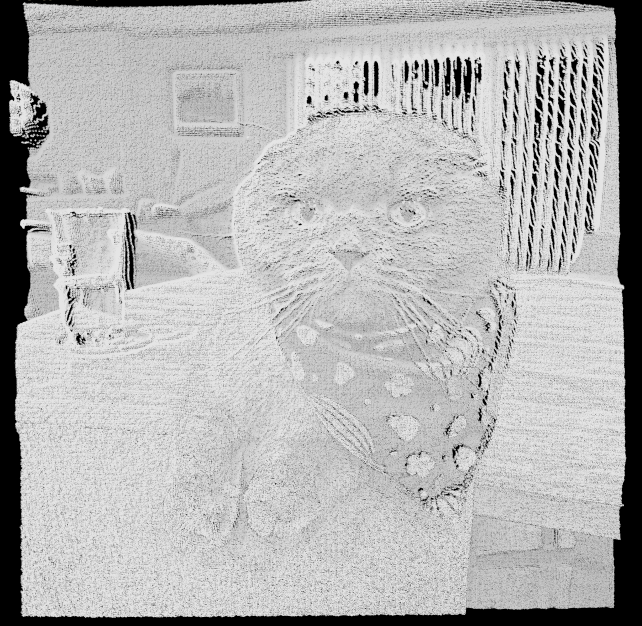
#> input picture examples/Frank242Katoms.png, 1284 x 1252 px (shown at 1/2 size)
$ python photo2mae.py --img examples/Frank242Katoms.png
#> lines starting #> are read from the running program, lines starting #| are printed output that depends on the picture
import argparse
import random
import math
import os
from PIL import Image, ImageFilter, ImageStat

def generate_mae_from_img(args):
    try:
        img = Image.open(args.img).convert('RGB')
    except Exception as e:
        print(f"Error: {e}")
        return 0

    # 1. AUTO-ADJUST BASELINE
    applied_gamma = args.gamma
    applied_contrast = args.contrast
    if args.auto:
        stat = ImageStat.Stat(img.convert('L'))
        mean_v = stat.mean[0]
        applied_gamma = math.log(128/255) / math.log(max(1, mean_v)/255)
        applied_gamma = max(0.6, min(1.8, applied_gamma))
        applied_contrast = 25.0
        print(f"-> Auto-Pilot: G={applied_gamma:.2f}, C={applied_contrast:.1f}")

    if args.denoise:
        img = img.filter(ImageFilter.MedianFilter(size=3))

    img.thumbnail((450, 450))
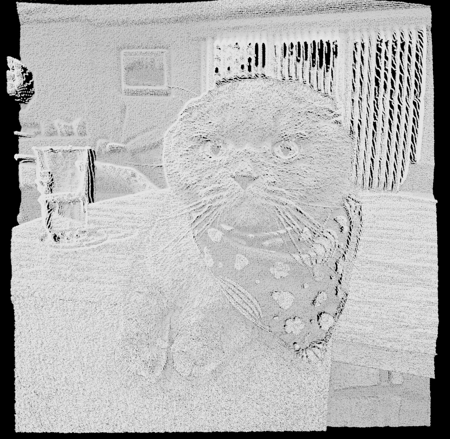
#> img: PIL image 450x439 RGB; mean R, G, B 179.2, 179.2, 179.2
    width, height = img.size
#> width = 450; height = 439
    pixels = img.load()
    atom_data = []
    atom_idx = 1

    print(f"-> Sculpting {width}x{height} image into High-Fidelity .mae structure...")
#> (printed output is left out)

    f = (259 * (applied_contrast + 255)) / (255 * (259 - applied_contrast))

    for y in range(height):
        for x in range(width):
            r, g, b = pixels[x, y]
            if r > 252 and g > 252 and b > 252: continue

            rc, gc, bc = [max(0, min(255, int(f * (c - 128) + 128))) for c in (r, g, b)]
            rn, gn, bn = [(max(0, min(255, int(255 * (c/255)**applied_gamma))) / 255.0) for c in (rc, gc, bc)]

            hex_color = "{:02x}{:02x}{:02x}".format(int(rn*255), int(gn*255), int(bn*255)).upper()

            brightness = (rn + gn + bn) / 3.0
            pos_x = (x - width/2) * 0.1 * args.scale
            pos_y = (height/2 - y) * 0.1 * args.scale
            z_val = brightness * args.depth * args.scale

            z_range = [z_val] if args.mode == "project" else range(-int(z_val*3), int(z_val*3) + 1)

            for z_step in z_range:
                if args.mode == "voxel" and args.hollow and 1 < z_step < len(z_range)-1: continue
                pos_z = z_step * 0.1 * args.scale if args.mode == "voxel" else z_val
                jx, jy, jz = [p + random.uniform(-args.jitter, args.jitter) * args.scale for p in (pos_x, pos_y, pos_z)]

                # --- NATIVE HIGH-FIDELITY SCHEMA (25 COLUMNS) ---
                serial = 50000 + atom_idx
                atom_line = (f" {atom_idx:>7} 3 {jx:10.4f} {jy:10.4f} {jz:10.4f} 1 \"A\" 1 \"    \" \" C  \" 6 3 "
                             f"{hex_color} C{serial} 0 3 \"\" 2 \"\" {serial} {bn:.4f} {gn:.4f} {rn:.4f} 1 1 IMG")
                atom_data.append(atom_line)
                atom_idx += 1
#> after the loop, atom_data = 197550 items; atom_idx = 197551

    # --- RESTORED METADATA FEATURE ---
    metadata = f"M:{args.mode}|D:{args.depth}|G:{applied_gamma:.1f}|C:{applied_contrast:.0f}|H:{args.hollow}"

    header = f"""{{
 s_m_m2io_version
 :::
 2.0.0
}}
f_m_ct {{
 s_m_title
 s_m_entry_id
 s_m_entry_name
 i_m_ct_format
 :::
 "{metadata}"
 1
 "{metadata}"
  2
 m_atom[{len(atom_data)}] {{
  i_m_mmod_type
  r_m_x_coord
  r_m_y_coord
  r_m_z_coord
  i_m_residue_number
  s_m_chain_name
  i_m_color
  s_m_pdb_residue_name
  s_m_pdb_atom_name
  i_m_atomic_number
  i_m_representation
  s_m_color_rgb
  s_m_atom_name
  i_m_secondary_structure
  i_m_ribbon_color
  s_m_label_format
  i_m_label_color
  s_m_label_user_text
  i_pdb_PDB_serial
  r_m_color_blue
  r_m_color_green
  r_m_color_red
  r_m_pdb_occupancy
  r_m_pdb_tfactor
  s_m_residue_name
  :::
"""
    footer = """
  :::
 }
 m_bond[0] {
  i_m_from
  i_m_to
  i_m_order
  :::
  :::
 }
}"""

    with open(args.out, 'w') as f_out:
        f_out.write(header + "\n".join(atom_data) + footer)
    return len(atom_data)

if __name__ == "__main__":
    parser = argparse.ArgumentParser(description="Photo2MAE Master Studio")
    parser.add_argument("--img", required=True)
    parser.add_argument("--out", default="render.mae")
    parser.add_argument("--mode", choices=["project", "voxel"], default="project")
    parser.add_argument("--hollow", action="store_true")
    parser.add_argument("--auto", action="store_true")
    parser.add_argument("--denoise", action="store_true")
    parser.add_argument("--depth", type=float, default=2.0)
    parser.add_argument("--gamma", type=float, default=1.0)
    parser.add_argument("--contrast", type=float, default=20.0)
    parser.add_argument("--scale", type=float, default=1.0)
    parser.add_argument("--jitter", type=float, default=0.01)
    args = parser.parse_args()

    count = generate_mae_from_img(args)
#> count = 197550
    if count > 0:
        print(f"-> Success! Created {args.out} with recipe title.")
